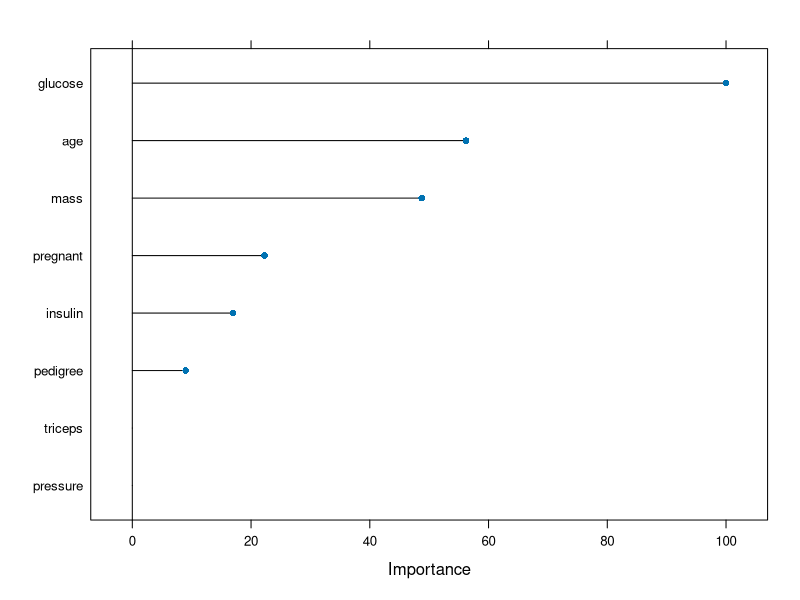
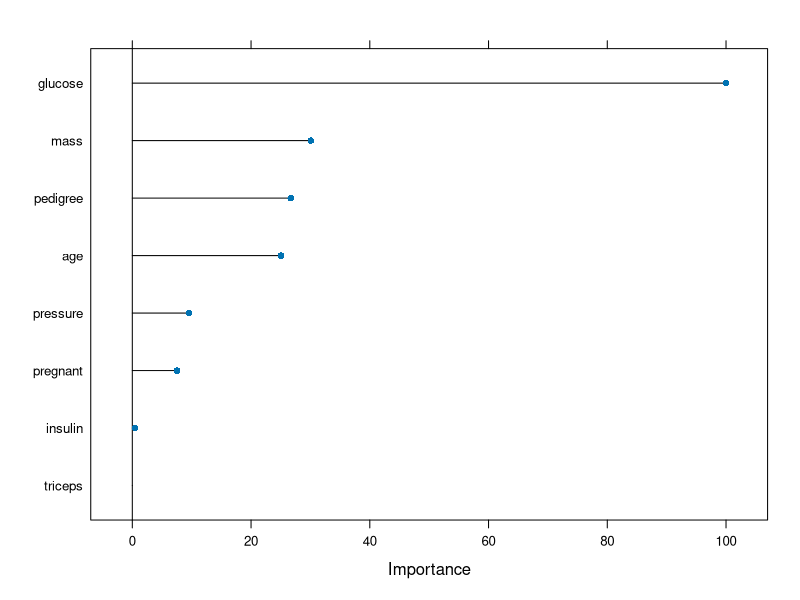
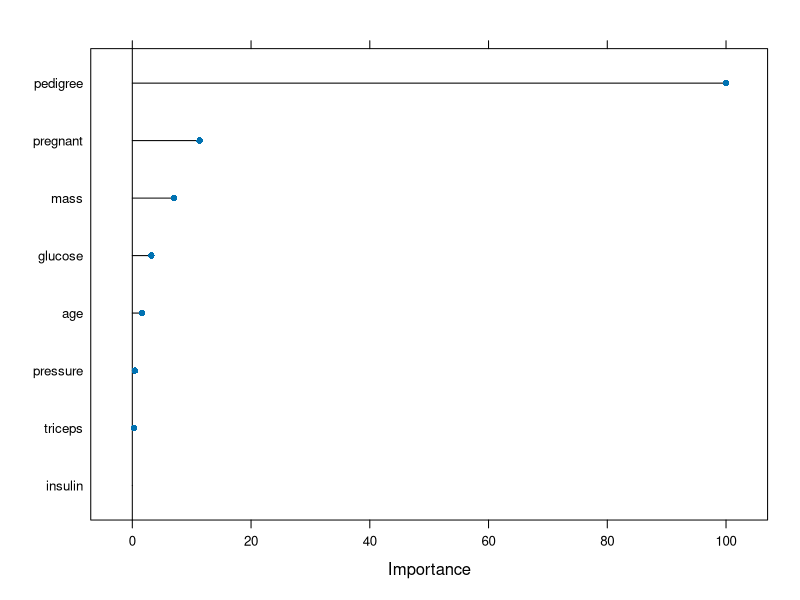
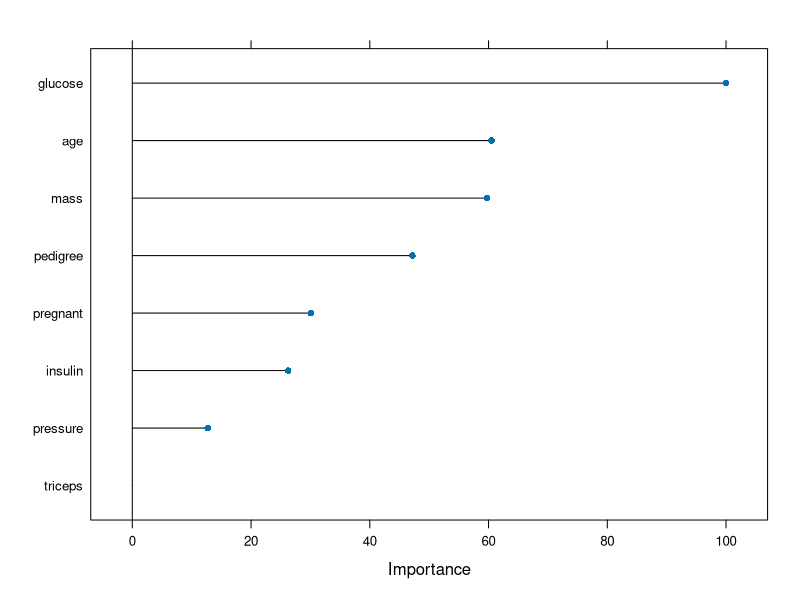

Generate these figures, in order, with R:
## ---- chunk 1
knitr::opts_chunk$set(message = FALSE, warning = FALSE)
## ---- chunk 2
library(mlbench)
library(tidyverse)
data(PimaIndiansDiabetes)
df <- tibble(PimaIndiansDiabetes)
## ---- chunk 3
library(caret)
df <- df %>% rename(target=diabetes)
df <- df %>% 
  mutate(target = as.factor(target))
splitIndex <- createDataPartition(df$target, p = .70, 
                                  list = FALSE)
df_train <- df[ splitIndex,]
df_test <- df[-splitIndex,]
model1 <- train(target~., data=df_train, 
                method = "rpart2",
                maxdepth=3)
pred <- predict(model1, df_test)
cm <- confusionMatrix(data = pred, reference = df_test$target)
cm$overall[1]
model1f <- train(target~., data=df_train, 
                method = "rf",
                ntree = 1000) 
predf <- predict(model1f, df_test)
cmf <- confusionMatrix(data = predf, reference = df_test$target)
cmf$overall[1]
varImp(model1)
varImp(model1f)
plot(varImp(model1))
plot(varImp(model1f))
## ---- chunk 4
library(glmnet)
model2 <- train(target~., data=df_train, 
                method = "glmnet")
pred1 <- predict(model2, df_test)
cm1 <- confusionMatrix(data = pred1, reference = df_test$target)
cm1$overall[1]
varImp(model2)
plot(varImp(model2))
## ---- chunk 5
library(arm)
model3 <- train(target~., data=df_train, 
                method = "bayesglm")
pred2 <- predict(model3, df_test)
cm2 <- confusionMatrix(data = pred2, reference = df_test$target)
cm2$overall[1]

library(rpart)
model4 <- train(target~., data=df_train, 
                method = "rpart1SE")
pred3 <- predict(model4, df_test)
cm3 <- confusionMatrix(data = pred3, reference = df_test$target)
cm3$overall[1]
varImp(model4)
plot(varImp(model4))
